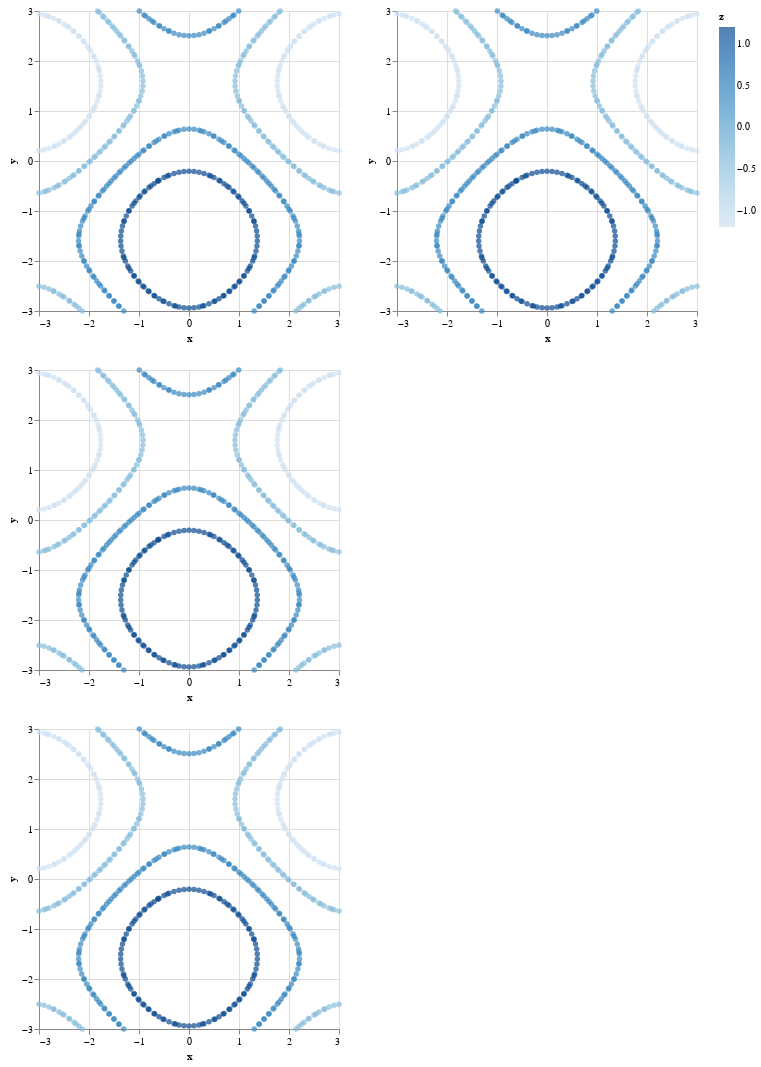

The code cell stored with this chart in its notebook:
### Code cell
[[p;p;p] [p;]]

### Figure 1 — Vega-Lite specification as saved in the notebook (floating-point values rounded to 4 significant figures; data arrays with more than 128 entries replaced by an {"elided": "..."} marker saying what was removed)
{"hconcat": [{"vconcat": [{"data": {"values": {"elided": "543 records"}}, "encoding": {"color": {"field": "z", "type": "quantitative"}, "detail": {"field": "group", "type": "quantitative"}, "order": {"field": "row", "type": "quantitative"}, "x": {"field": "x", "type": "quantitative"}, "y": {"field": "y", "type": "quantitative"}}, "mark": "circle", "width": 300}, {"data": {"values": {"elided": "543 records"}}, "encoding": {"color": {"field": "z", "type": "quantitative"}, "detail": {"field": "group", "type": "quantitative"}, "order": {"field": "row", "type": "quantitative"}, "x": {"field": "x", "type": "quantitative"}, "y": {"field": "y", "type": "quantitative"}}, "mark": "circle", "width": 300}, {"data": {"values": {"elided": "543 records"}}, "encoding": {"color": {"field": "z", "type": "quantitative"}, "detail": {"field": "group", "type": "quantitative"}, "order": {"field": "row", "type": "quantitative"}, "x": {"field": "x", "type": "quantitative"}, "y": {"field": "y", "type": "quantitative"}}, "mark": "circle", "width": 300}]}, {"vconcat": [{"data": {"values": {"elided": "543 records"}}, "encoding": {"color": {"field": "z", "type": "quantitative"}, "detail": {"field": "group", "type": "quantitative"}, "order": {"field": "row", "type": "quantitative"}, "x": {"field": "x", "type": "quantitative"}, "y": {"field": "y", "type": "quantitative"}}, "mark": "circle", "width": 300}]}]}
